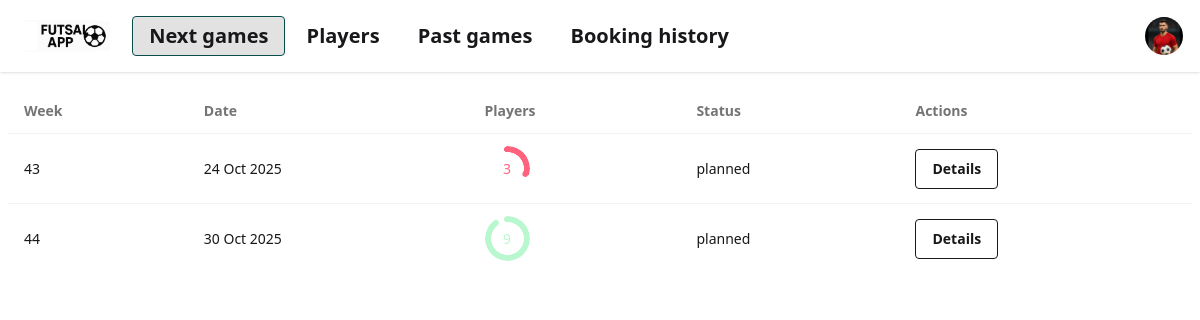
The page /games/ on the database as committed earlier.
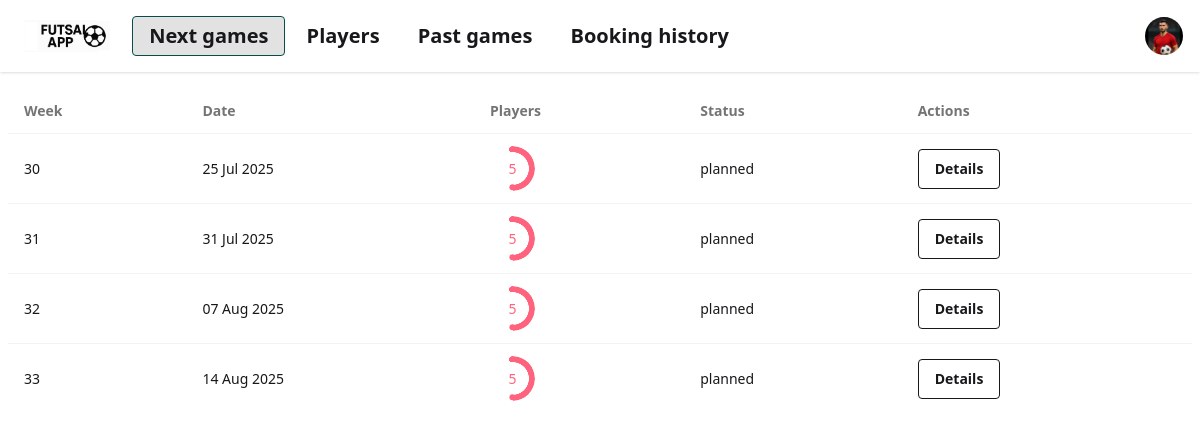
The same page on the database as committed later.
### games/models.py (models this page shows, shortened)
class Game(models.Model):
    when = models.DateField()
    status = models.CharField(max_length=100, default='planned')
    description = models.TextField(null=True, blank = True)
    slot_1 = models.ForeignKey(Player, on_delete=models.SET_NULL, default=1, null=True, blank=True, related_name='slot_1_games')
    slot_2 = models.ForeignKey(Player, on_delete=models.SET_NULL, default=2, null=True, blank=True, related_name='slot_2_games')
    slot_3 = models.ForeignKey(Player, on_delete=models.SET_NULL, default=3, null=True, blank=True, related_name='slot_3_games')
    slot_4 = models.ForeignKey(Player, on_delete=models.SET_NULL, default=4, null=True, blank=True, related_name='slot_4_games')
    slot_5 = models.ForeignKey(Player, on_delete=models.SET_NULL, null=True, blank=True, related_name='slot_5_games')
    slot_6 = models.ForeignKey(Player, on_delete=models.SET_NULL, null=True, blank=True, related_name='slot_6_games')
    slot_7 = models.ForeignKey(Player, on_delete=models.SET_NULL, null=True, blank=True, related_name='slot_7_games')
    slot_8 = models.ForeignKey(Player, on_delete=models.SET_NULL, null=True, blank=True, related_name='slot_8_games')
    slot_9 = models.ForeignKey(Player, on_delete=models.SET_NULL, null=True, blank=True, related_name='slot_9_games')
    slot_10 = models.ForeignKey(Player, on_delete=models.SET_NULL, null=True, blank=True, related_name='slot_10_games')
    def number_of_occupied_slots(self):
        slots = [
            self.slot_1, self.slot_2, self.slot_3, self.slot_4, self.slot_5,
            self.slot_6, self.slot_7, self.slot_8, self.slot_9, self.slot_10
        ]
        count = 0
        for slot in slots:
            if slot is not None:
                count += 1
        return count

### games/views.py (the view)
# urls.py: path('', views.next_games, name='next_games_url'),
def next_games(request):
    found_games = Game.objects.filter(when__gte=datetime.today()).order_by('when').all()
    return render(request, 'games/next_games.html', {'games': found_games})

### games/templates/games/next_games.html (shortened to what this page needs)
{% extends 'index.html' %}
{% block content %}
    <table class="table">
        <thead>
        <tr>
            <th>Week</th>
            <th>Date</th>
            <th>Players</th>
            <th>Status</th>
            <th>Actions</th>
        </tr>
        </thead>
        <tbody>
        {% for game in games %}
            <tr>
                <td>{{ game.when|date:'W' }}</td>
                <td>{{ game.when|date:'d M Y' }}</td>
                <td>
                    {%  if game.number_of_occupied_slots == 9 %}
                        <div class="radial-progress text-green-200" style="--size:45px; --thickness: 0.4rem; --value:{{ game.number_of_occupied_slots }}*10;" aria-valuenow="{{ game.number_of_occupied_slots }}" role="progressbar">{{ game.number_of_occupied_slots }}</div>
                    {%  endif %}
                    {%  if game.number_of_occupied_slots <= 7 %}
                        <div class="radial-progress text-error" style="--size:45px; --thickness: 0.4rem; --value:{{ game.number_of_occupied_slots }}*10;" aria-valuenow="{{ game.number_of_occupied_slots }}" role="progressbar">{{ game.number_of_occupied_slots }}</div>
                    {%  endif %}
                </td>
                <td>{{ game.status }}</td>
                <td><a href="{% url 'game_details_url' game_id=game.id %}" class="btn btn-outline">Details</a></td>
            </tr>
        {% endfor %}
        </tbody>
    </table>
{% endblock content %}

Rows that differ between the two databases and show on the page:
changed Game: when "43" → "30"; when "24 Oct 2025" → "25 Jul 2025"; number_of_occupied_slots "3" → "5"
changed Game: when "44" → "31"; when "30 Oct 2025" → "31 Jul 2025"; slot_2_id 3 → 2 (drawn); number_of_occupied_slots "9" → "5"
now on this page (row edited): Game: when "32", when "07 Aug 2025", number_of_occupied_slots "5", status "planned"
now on this page (row edited): Game: when "33", when "14 Aug 2025", number_of_occupied_slots "5", status "planned"
